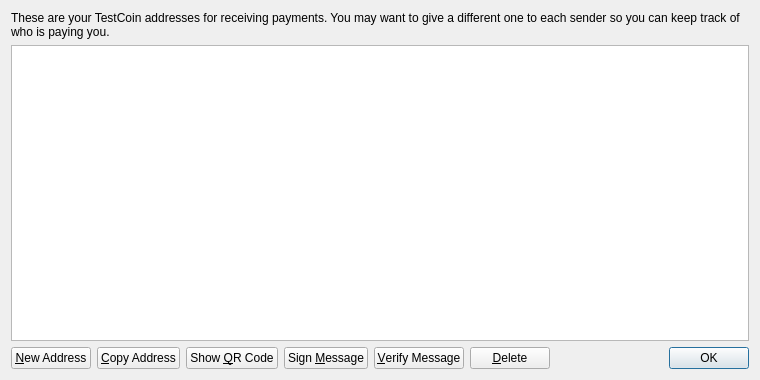
<?xml version="1.0" encoding="UTF-8"?>
<ui version="4.0">
 <class>AddressBookPage</class>
 <widget class="QWidget" name="AddressBookPage">
  <property name="geometry">
   <rect>
    <x>0</x>
    <y>0</y>
    <width>760</width>
    <height>380</height>
   </rect>
  </property>
  <property name="windowTitle">
   <string>Address Book</string>
  </property>
  <layout class="QVBoxLayout" name="verticalLayout">
   <item>
    <widget class="QLabel" name="labelExplanation">
     <property name="text">
      <string>These are your TestCoin addresses for receiving payments. You may want to give a different one to each sender so you can keep track of who is paying you.</string>
     </property>
     <property name="textFormat">
      <enum>Qt::PlainText</enum>
     </property>
     <property name="wordWrap">
      <bool>true</bool>
     </property>
    </widget>
   </item>
   <item>
    <widget class="QTableView" name="tableView">
     <property name="contextMenuPolicy">
      <enum>Qt::CustomContextMenu</enum>
     </property>
     <property name="toolTip">
      <string>Double-click to edit address or label</string>
     </property>
     <property name="tabKeyNavigation">
      <bool>false</bool>
     </property>
     <property name="selectionMode">
      <enum>QAbstractItemView::SingleSelection</enum>
     </property>
     <property name="selectionBehavior">
      <enum>QAbstractItemView::SelectRows</enum>
     </property>
     <property name="sortingEnabled">
      <bool>true</bool>
     </property>
     <attribute name="verticalHeaderVisible">
      <bool>false</bool>
     </attribute>
    </widget>
   </item>
   <item>
    <layout class="QHBoxLayout" name="horizontalLayout">
     <item>
      <widget class="QPushButton" name="newAddressButton">
       <property name="toolTip">
        <string>Create a new address</string>
       </property>
       <property name="text">
        <string>&amp;New Address</string>
       </property>
      </widget>
     </item>
     <item>
      <widget class="QPushButton" name="copyToClipboard">
       <property name="toolTip">
        <string>Copy the currently selected address to the system clipboard</string>
       </property>
       <property name="text">
        <string>&amp;Copy Address</string>
       </property>
      </widget>
     </item>
     <item>
      <widget class="QPushButton" name="showQRCode">
       <property name="text">
        <string>Show &amp;QR Code</string>
       </property>
      </widget>
     </item>
     <item>
      <widget class="QPushButton" name="signMessage">
       <property name="toolTip">
        <string>Sign a message to prove you own a TestCoin address</string>
       </property>
       <property name="text">
        <string>Sign &amp;Message</string>
       </property>
      </widget>
     </item>
     <item>
      <widget class="QPushButton" name="verifyMessage">
       <property name="toolTip">
        <string>Verify a message to ensure it was signed with a specified TestCoin address</string>
       </property>
       <property name="text">
        <string>&amp;Verify Message</string>
       </property>
      </widget>
     </item>
     <item>
      <widget class="QPushButton" name="deleteButton">
       <property name="toolTip">
        <string>Delete the currently selected address from the list</string>
       </property>
       <property name="text">
        <string>&amp;Delete</string>
       </property>
      </widget>
     </item>
     <item>
      <spacer name="horizontalSpacer">
       <property name="orientation">
        <enum>Qt::Horizontal</enum>
       </property>
       <property name="sizeHint" stdset="0">
        <size>
         <width>40</width>
         <height>20</height>
        </size>
       </property>
      </spacer>
     </item>
     <item>
      <widget class="QDialogButtonBox" name="buttonBox">
       <property name="sizePolicy">
        <sizepolicy hsizetype="Maximum" vsizetype="Fixed">
         <horstretch>0</horstretch>
         <verstretch>0</verstretch>
        </sizepolicy>
       </property>
       <property name="standardButtons">
        <set>QDialogButtonBox::Ok</set>
       </property>
      </widget>
     </item>
    </layout>
   </item>
  </layout>
 </widget>
 <resources>
  <include location="../bitcoin.qrc"/>
 </resources>
 <connections/>
</ui>
